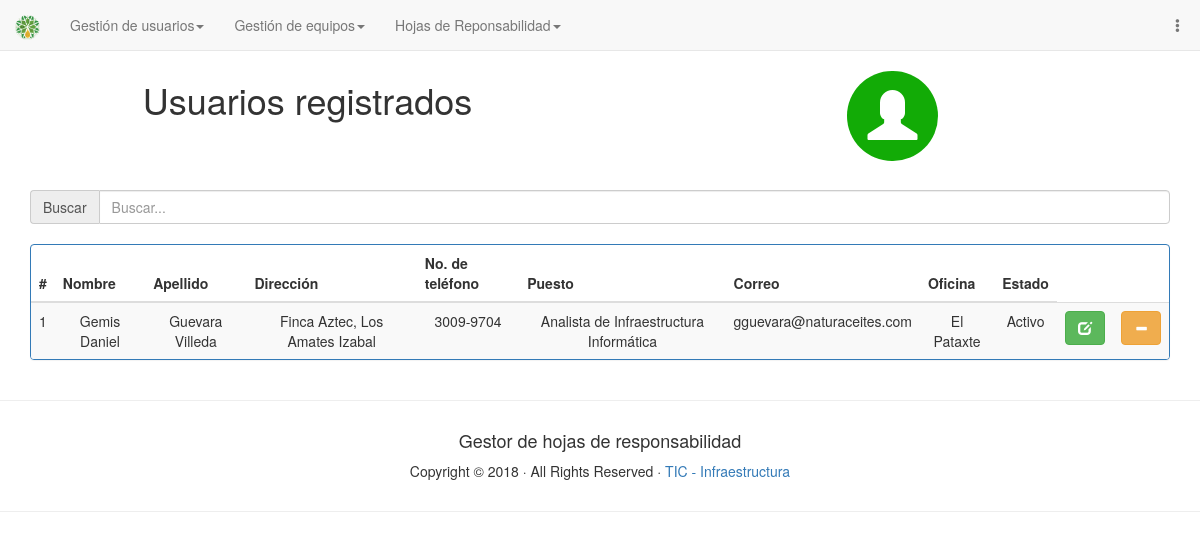
Page /Usuario.php (signed in) on the committed database.
### tables this page shows
CREATE TABLE Usuario(
	idUsuario				SMALLINT				NOT NULL				PRIMARY KEY				AUTO_INCREMENT,
	idPersona				INTEGER					NOT NULL,
	idPuesto				TINYINT					NOT NULL,
	CorreoUsuario			VARCHAR(100),
	idSede					TINYINT,
	EstadoUsuario			VARCHAR(10)				NOT NULL,
	INDEX (idPersona),
	FOREIGN KEY (idPersona)
		REFERENCES Persona(idPersona)
		ON DELETE CASCADE
		ON UPDATE NO ACTION,
	INDEX (idPuesto),
	FOREIGN KEY (idPuesto)
		REFERENCES Puesto(idPuesto)
		ON DELETE CASCADE
		ON UPDATE NO ACTION,
	INDEX (idSede),
	FOREIGN KEY (idSede)
		REFERENCES Sede(idSede)
		ON DELETE CASCADE
		ON UPDATE NO ACTION
);

CREATE TABLE Persona(
	idPersona				INTEGER					NOT NULL				PRIMARY KEY				AUTO_INCREMENT,
	NombrePersona			VARCHAR(30) 			NOT NULL,
	ApellidoPersona			VARCHAR(30)				NOT NULL,
	DireccionPersona		VARCHAR(50),
	TelefonoPersona			VARCHAR(15)
);

CREATE TABLE Puesto(
	idPuesto				TINYINT					NOT NULL				PRIMARY KEY				AUTO_INCREMENT,
	NombrePuesto			VARCHAR(40)				NOT NULL,
	idDepartamento 			TINYINT					NOT NULL,
	INDEX (idDepartamento),
	FOREIGN KEY (idDepartamento)
		REFERENCES Departamento(idDepartamento)
		ON DELETE CASCADE
		ON UPDATE NO ACTION
);

CREATE TABLE Sede(
	idSede					TINYINT					NOT NULL				PRIMARY KEY				AUTO_INCREMENT,
	NombreSede				VARCHAR(15)				NOT NULL
);

### Usuario.php (the view, shortened to what this page needs)
<!DOCTYPE html>
<html lang="en">
	<head>
		<link href="css/bootstrap.css" rel="stylesheet">
		<link rel="stylesheet" type="text/css" href="css/estilo.css">
	</head>
		<?php
			include_once "Seguridad/conexion.php";
			if($_SESSION["PrivilegioUsuario"] == 'Administrador' ||
			   $_SESSION["PrivilegioUsuario"] == 'Superadmin'){
		?>
	<body>
		<nav class="navbar navbar-default navbar-fixed-top">
			<div class="container-fluid">
				<div class="navbar-header">
					<a class="navbar-brand" href="index.php"><img src="imagenes/logo.png" class="img-circle" width="25" height="25"></a></div>
				<div class="collapse navbar-collapse" id="defaultNavbar1">
					<ul class="nav navbar-nav">
						<?php
						if($_SESSION["PrivilegioUsuario"] == 'Administrador' ||
						   $_SESSION["PrivilegioUsuario"] == 'Superadmin'){
							?>
							<li class="dropdown"><a href="#" class="dropdown-toggle" data-toggle="dropdown" role="button" aria-expanded="false">Gestión de usuarios<span class="caret"></span></a>
							</li>
							<?php
						}
						?>
						<?php
						if($_SESSION["PrivilegioUsuario"] == 'Administrador' ||
						   $_SESSION["PrivilegioUsuario"] == 'Superadmin'){
							?>
							<li class="dropdown"><a href="#" class="dropdown-toggle" data-toggle="dropdown" role="button" aria-expanded="false">Gestión de equipos<span class="caret"></span></a>
							</li>
							<?php
						}
						?>
						<?php
						if($_SESSION["PrivilegioUsuario"] == 'Administrador' ||
						   $_SESSION["PrivilegioUsuario"] == 'Superadmin'){
							?>
							<li class="dropdown"><a href="#" class="dropdown-toggle" data-toggle="dropdown" role="button" aria-expanded="false">Hojas de Reponsabilidad<span class="caret"></span></a>
							</li>
							<?php
						}
						?>
					</ul>
					<ul class="nav navbar-nav navbar-right">
						<li class="dropdown">
							<a href="#" class="dropdown-toggle negrita" data-toggle="dropdown" role="button" aria-haspopup="true" aria-expanded="false"><span class="glyphicon glyphicon-option-vertical"></span></a>
						</li>
					</ul>
				</div>
			</div>
		</nav>
		<br>
		<br>
		<br>
		<div class="form-group">
			<div class="container">
				<div class="row text-center">
					<div class="container-fluid">
						<div class="row">
							<div class="col-xs-6 ">
							<h1 class="text-center">Usuarios registrados</h1>
							</div>
							<div class="col-xs-6 Icon">
								<span class="glyphicon glyphicon-user"></span>
							</div>
						</div>
						<br>
						<div class="input-group">
							<span class="input-group-addon">Buscar</span>
							<input id="filtrar" type="text" class="form-control" placeholder="Buscar...">
						</div>
						<br>
						<div class="panel panel-primary">
							<div class="table-responsive">
								<table class="table table-hover table-striped">
									<thead>
										<tr>
											<th>#</th>
											<th>Nombre</th>
											<th>Apellido</th>
											<th>Dirección</th>
											<th>No. de teléfono</th>
											<th>Puesto</th>
											<th>Correo</th>
											<th>Oficina</th>
											<th>Estado</th>
										</tr>
									</thead>
									<tbody class="buscar">
										<?php
											$VerPersonas = "SELECT * FROM Usuario";
											$resultado = $mysqli->query($VerPersonas);
											$Numero = 1;
											while ($row = mysqli_fetch_array($resultado)){
												$VerUsuario = "SELECT * FROM Persona WHERE idPersona='".$row['idPersona']."'";
												$VerPuesto = "SELECT NombrePuesto FROM Puesto WHERE idPuesto='".$row['idPuesto']."'";
												$VerSede = "SELECT NombreSede FROM Sede WHERE idSede='".$row['idSede']."'";
												$ResultadoConsultaUsuario = $mysqli->query($VerUsuario);
												$ResultadoConsultaUsr = $ResultadoConsultaUsuario->fetch_assoc();
												$ResultadoConsultaPuesto = $mysqli->query($VerPuesto);
												$ResultadoConsultaP = $ResultadoConsultaPuesto->fetch_assoc();
												$ResultadoConsultaSede = $mysqli->query($VerSede);
												$ResultadoConsultaS = $ResultadoConsultaSede->fetch_assoc();
												?>
												<tr>
													<td><span id="idUsuario<?php echo $row['idUsuario'];?>"><?php echo $Numero ?></span></td>
													<td><span id="NombreUsuario<?php echo $row['idUsuario'];?>"><?php echo $ResultadoConsultaUsr['NombrePersona'] ?></span></td>
													<td><span id="ApellidoUsuario<?php echo $row['idUsuario'];?>"><?php echo $ResultadoConsultaUsr['ApellidoPersona'] ?></span></td>
													<td><span id="DireccionUsuario<?php echo $row['idUsuario'];?>"><?php echo $ResultadoConsultaUsr['DireccionPersona'] ?></span></td>
													<td><span id="TelefonoUsuario<?php echo $row['idUsuario'];?>"><?php echo $ResultadoConsultaUsr['TelefonoPersona'] ?></span></td>
													<td><span id="PuestoUsuario<?php echo $row['idUsuario'];?>"><?php echo $ResultadoConsultaP['NombrePuesto'] ?></span></td>
													<td><span id="CorreoUsuario<?php echo $row['idUsuario'];?>"><?php echo $row['CorreoUsuario'] ?></span></td>
													<td><span id="OficinaUsuario<?php echo $row['idUsuario'];?>"><?php echo $ResultadoConsultaS['NombreSede'] ?></span></td>
													<td><span id="EstadoUsuario<?php echo $row['idUsuario'];?>"><?php echo $row['EstadoUsuario'] ?></span></td>
													<td>
														<?php
														if($row['EstadoUsuario'] == 'Activo'){
														?>
															<div>
																<div class="input-group input-group-lg">
																	<button type="button" class="btn btn-success EditarUsuario" value="<?php echo $row['idUsuario']; ?>"><span class="glyphicon glyphicon-edit"></span></button>
																</div>
															</div>
														<?php
														}
														?>
													</td>
													<td>
														<?php
														if($row['EstadoUsuario'] == 'Activo'){
														?>
															<div>
																<div class="input-group input-group-lg">
																	<button type="button" class="btn btn-warning DeshabilitarUsuario"  value="<?php echo $row['idUsuario']; ?>"><span class="glyphicon glyphicon-minus"></span></button>
																</div>
															</div>
														<?php
														}
														?>
													</td>
												</tr>
												<?php
												$Numero++;
											}
										?>
									</tbody>
								</table>
							</div>
						</div>
					</div>
				</div>
			</div>
		</div>
		<footer>
			<hr>
			<div class="row">
				<div class="text-center col-md-6 col-md-offset-3">
					<h4>Gestor de hojas de responsabilidad</h4>
					<p>Copyright &copy; 2018 &middot; All Rights Reserved &middot; <a href="" >TIC -  Infraestructura</a></p>
				</div>
			</div>
			<hr>
		</footer>
	</body>
	<?php
		}
		else{
			echo "usuario no valido";
			header("location:login.php");
		}
	?>
</html>

### css/estilo.css (style rules this page uses)
.Icon span { background: #12AB06; padding: 20px; border-radius: 120px; }
.Icon { margin-top: 10px; margin-bottom:10px; color: #FFF; font-size: 50px; text-align: center; }

### rows in the picture
usuario: idPersona.NombrePersona "Gemis Daniel", idPersona.ApellidoPersona "Guevara Villeda", idPersona.DireccionPersona "Finca Aztec, Los Amates Izabal", idPersona.TelefonoPersona "3009-9704", idPuesto.NombrePuesto "Analista de Infraestructura Informática", CorreoUsuario "gguevara@naturaceites.com", idSede.NombreSede "El Pataxte", EstadoUsuario "Activo"
